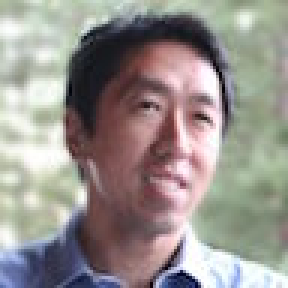
#> input picture images/andrew.jpg, 96 x 96 px, given in place of the camera (shown 3 times larger)
$ jupyter execute --allow-errors 'handel images.ipynb'
#> lines starting #> are read from the running program, lines starting #| are printed output that depends on the picture
#> further down, frame is the input picture: shape (96, 96, 3); mean B, G, R 141.6, 145.6, 151.4
#> `gray = cv.cvtColor(frame, cv.COLOR_BGR2GRAY)`:
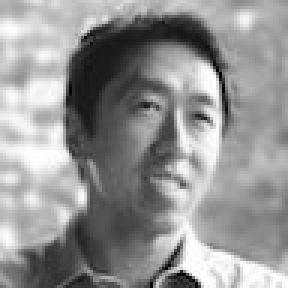
#> gray: shape (96, 96) (shown 3 times larger); min 1, max 255, mean 146.9
#> `faces = face_cascade.detectMultiScale(gray, 1.3, 5)`: faces = [[30, 15, 57, 57]]
[cell 1]
import numpy as np
import cv2 as cv

[cell 2]
face_cascade = cv.CascadeClassifier('C:/opencv/sources/data/haarcascades/haarcascade_frontalface_default.xml')
eye_cascade = cv.CascadeClassifier('C:/opencv/sources/data/haarcascades/haarcascade_eye.xml')

cap = cv.VideoCapture(0)
if not cap.isOpened():
    print("Cannot open camera!")
    exit()
#> (the rest of this cell did not finish here and is left out)


$ run again, on images/arnaud.jpg
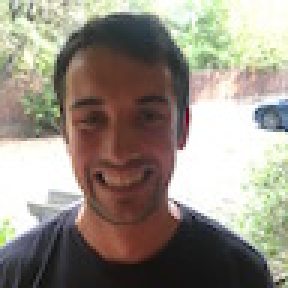
#> input picture images/arnaud.jpg, 96 x 96 px, given in place of the camera (shown 3 times larger)
#> frame is the input picture: shape (96, 96, 3); mean B, G, R 131.6, 142.9, 150.3
#> `gray = cv.cvtColor(frame, cv.COLOR_BGR2GRAY)`:
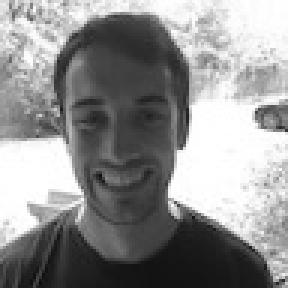
#> gray: shape (96, 96) (shown 3 times larger); min 11, max 255, mean 143.8
#> faces = ()

$ run again, on images/benoit.jpg
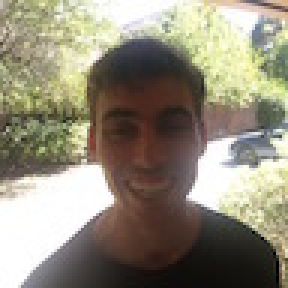
#> input picture images/benoit.jpg, 96 x 96 px, given in place of the camera (shown 3 times larger)
#> frame is the input picture: shape (96, 96, 3); mean B, G, R 122.5, 139.9, 146.1
#> `gray = cv.cvtColor(frame, cv.COLOR_BGR2GRAY)`:
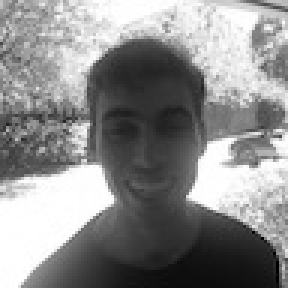
#> gray: shape (96, 96) (shown 3 times larger); min 0, max 255, mean 139.8
#> faces = ()

$ run again, on images/bertrand.jpg
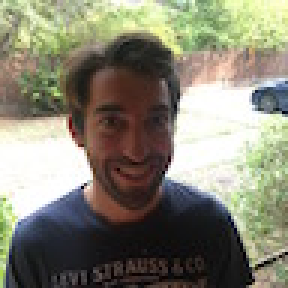
#> input picture images/bertrand.jpg, 96 x 96 px, given in place of the camera (shown 3 times larger)
#> frame is the input picture: shape (96, 96, 3); mean B, G, R 115.7, 132.5, 134.7
#> `gray = cv.cvtColor(frame, cv.COLOR_BGR2GRAY)`:
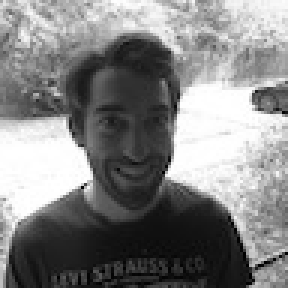
#> gray: shape (96, 96) (shown 3 times larger); min 0, max 255, mean 131.3
#> faces = ()
